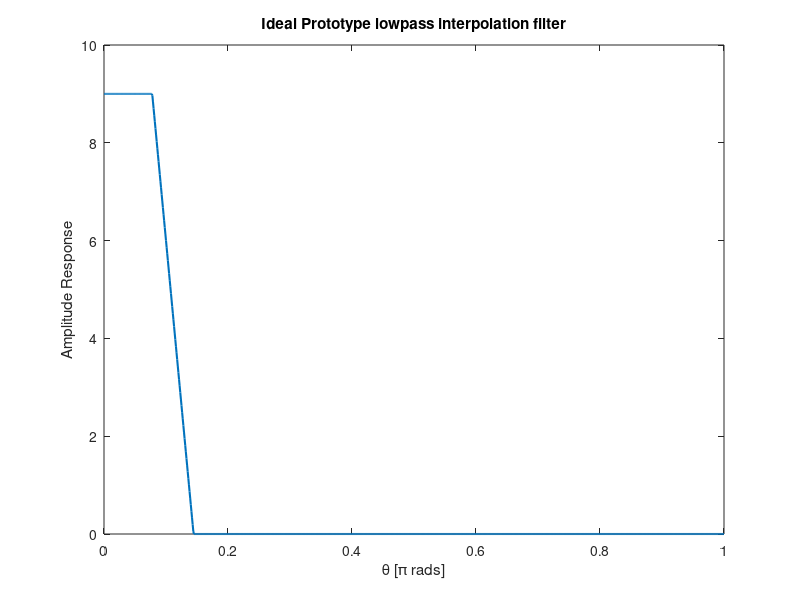
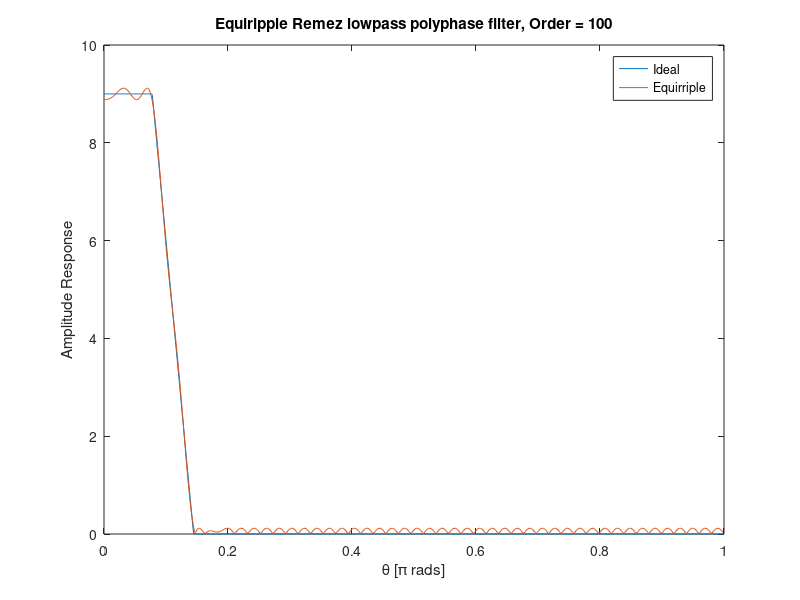
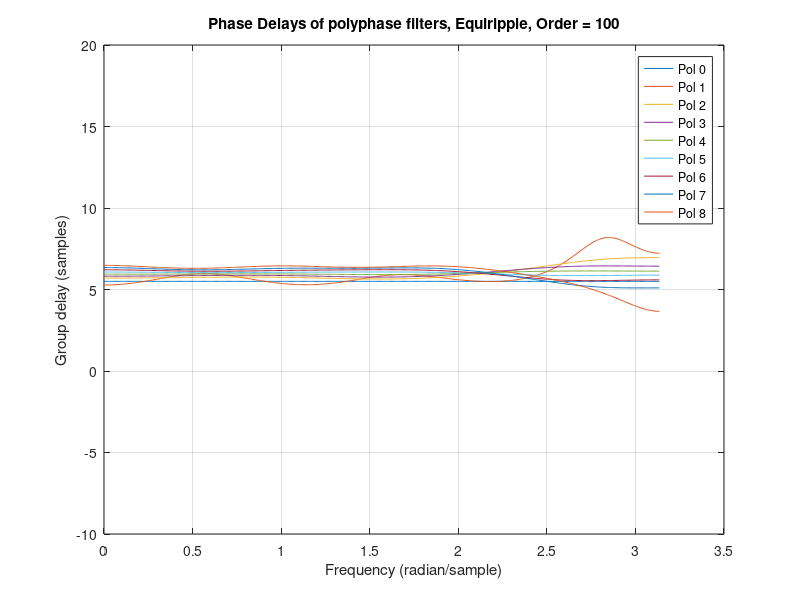
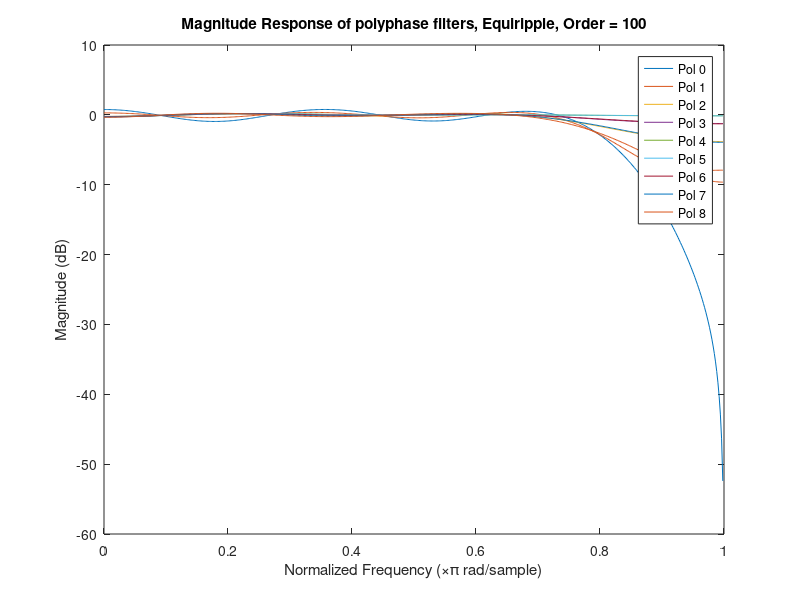

Recreate these plots in MATLAB, in order.
%%

clear all;
clc;
close all;

% this is a code for wet 3 of DSP

Fs = 1000; % original FS

%% Section 1

% ideal filter prototype

L = 9;
fsamp = Fs*L;
M = 1000;
fstop = 1.3/L;
fpass = 0.7/L;


theta = 0:0.001:1;
transition = fstop - fpass;
line = (-1/transition)+fstop/transition;
lpFilt = (theta < fpass)*L + L*(theta > fpass & theta < fstop).*(-1/transition*theta+fstop/transition);
figure(1)
plot(theta, (lpFilt),'-', 'LineWidth', 1.5);
xlim([ 0 1 ])
title('Ideal Prototype lowpass interpolation filter') 
xlabel('\theta [\pi rads]')
ylabel('Amplitude Response')


%% Section 2 

% equiripple remez
N = 100;
b = firpm(N-1, theta(1:end-1), lpFilt(1:end-1));
[h,w] = freqz(b,1,512);
figure(2)
plot(theta,lpFilt, w/pi,(abs(h)));
h_ripple = h;
hold on;
xlim([ 0 1 ])
title(['Equiripple Remez lowpass polyphase filter, Order = ' num2str(N)]) 
xlabel('\theta [\pi rads]')
ylabel('Amplitude Response')
legend({'Ideal', 'Equirriple'})

polyPhaseEquiripple=cell(1,L);

figure(3)

legendPol = {};
for i=0:L-1
    %Phases_Mat_coeffs(i+1,:) = circshift(b, i);
    shifted = circshift(b, i);
    polyPhaseEquiripple{i+1} = shifted(1:L:end);
    grpdelay(shifted(1:L:end))
    legendPol{end+1} = ['Pol ' num2str(i)];
    hold on;
end
legend(legendPol);
ylim([-10 20]);
title(['Phase Delays of polyphase filters, Equiripple, Order = ' num2str(N)])

figure(4) 
legendPol = {};
for i=0:L-1
    %Phases_Mat_coeffs(i+1,:) = circshift(b, i);
    shifted = circshift(b, i);
    [h,w] = freqz(shifted(1:L:end),1);
    plot(w/pi,20*log10(abs(h)))
    legendPol{end+1} = ['Pol ' num2str(i)];
    hold on;
end
legend(legendPol);
title(['Magnitude Response of polyphase filters, Equiripple, Order = ' num2str(N)])
xlabel('Normalized Frequency (\times\pi rad/sample)')
ylabel('Magnitude (dB)')

%% Section 3

% LS

N = 100;
b = firls(N-1, theta(1:end-1), lpFilt(1:end-1));
[h,w] = freqz(b,1,512);
h_ls = h;
figure(5)
plot(w/pi,10*log10(abs(h_ls)));
hold on;
plot(w/pi,10*log10(abs(h_ripple)));
xlim([ 0 1 ])
title(['LS and Equirriple polyphase filter, Order = ' num2str(N)]) 
xlabel('\theta [\pi rads]')
ylabel('Amplitude Response')
legend({'LS', 'Equiripple'});

polyPhaseLS = cell(1,L);

figure(6)

legendPol = {};
for i=0:L-1
    %Phases_Mat_coeffs(i+1,:) = circshift(b, i);
    shifted = circshift(b, i);
    polyPhaseLS{i+1} = shifted(1:L:end);
    grpdelay(shifted(1:L:end))
    legendPol{end+1} = ['Pol ' num2str(i)];
    hold on;
end
legend(legendPol);
ylim([-10 20]);
title(['Phase Delays of polyphase filters, LS, Order = ' num2str(N)])
figure(7) 
legendPol = {};
for i=0:L-1
    %Phases_Mat_coeffs(i+1,:) = circshift(b, i);
    shifted = circshift(b, i);
    [h,w] = freqz(shifted(1:L:end),1);
    plot(w/pi,20*log10(abs(h)))
    legendPol{end+1} = ['Pol ' num2str(i)];
    hold on;
end
legend(legendPol);
title(['Magnitude Response of polyphase filters, LS, Order = ' num2str(N)])
xlabel('Normalized Frequency (\times\pi rad/sample)')
ylabel('Magnitude (dB)')






% this is a code for wet 3 Q2 of DSP

Fs = 8000; % original FS
Fs_y = 72000;

%% Q2 Section 1
t = linspace(0,pi,1000);
f1 = 1000;
f2 = 2000;
f3 = 3000;
phi1 = rand(1)*2*pi;
phi2 = rand(1)*2*pi;
phi3 = rand(1)*2*pi;
x = cos(2*pi*f1*t + phi1) + cos(2*pi*f2*t + phi2) + cos(2*pi*f3*t + phi3);

Ts = 1/Fs;
t_new = linspace(0, 511*Ts, 512);
x_n = cos(2*pi*f1*t_new + phi1) + cos(2*pi*f2*t_new + phi2) + cos(2*pi*f3*t_new + phi3);

Ts_y = 1/Fs_y;
t_new_y = 0:Ts_y:511*Ts;
y_m = cos(2*pi*f1*t_new_y + phi1) + cos(2*pi*f2*t_new_y + phi2) + cos(2*pi*f3*t_new_y + phi3);

figure(8);
plot(t_new, x_n,'-', 'LineWidth', 1.5);
hold on;
scatter(t_new, x_n);
scatter(t_new_y, y_m);

%% Q2  Section 2

% EQUIRIPPLE RECOVERY 

u = cell(1,L);
y_length = length(upsample(filter(polyPhaseEquiripple{1},1,x_n),L));
y_hat = zeros(1,y_length);
for branch = 0:L-1 
    
    x_conv_p = filter(polyPhaseEquiripple{branch+1},1,x_n);
    ui = upsample(x_conv_p, L);
    y_hat_i = circshift(ui, branch);
    y_hat_i(1:branch) = 0;
    y_hat = y_hat + y_hat_i;
    
end

figure(9)

plot(y_m, '-', 'LineWidth', 1.5);
hold on;
plot(y_hat, '-', 'LineWidth', 1.5);
xlim([1 512])

%% Q2 Section 3
% EQUIRIPPLE RECOVERY 

u = cell(1,L);
y_length = length(upsample(filter(polyPhaseLS{1},1,x_n),L));
y_hat_ls = zeros(1,y_length);
for branch = 0:L-1 
    
    x_conv_p = filter(polyPhaseLS{branch+1},1,x_n);
    ui = upsample(x_conv_p, L);
    y_hat_i = circshift(ui, branch);
    y_hat_i(1:branch) = 0;
    y_hat_ls = y_hat_ls + y_hat_i;
    
end

figure(10)

plot(y_m, '-', 'LineWidth', 1.5);
hold on;
plot(y_hat_ls, '-', 'LineWidth', 1.5);
xlim([1 512])
